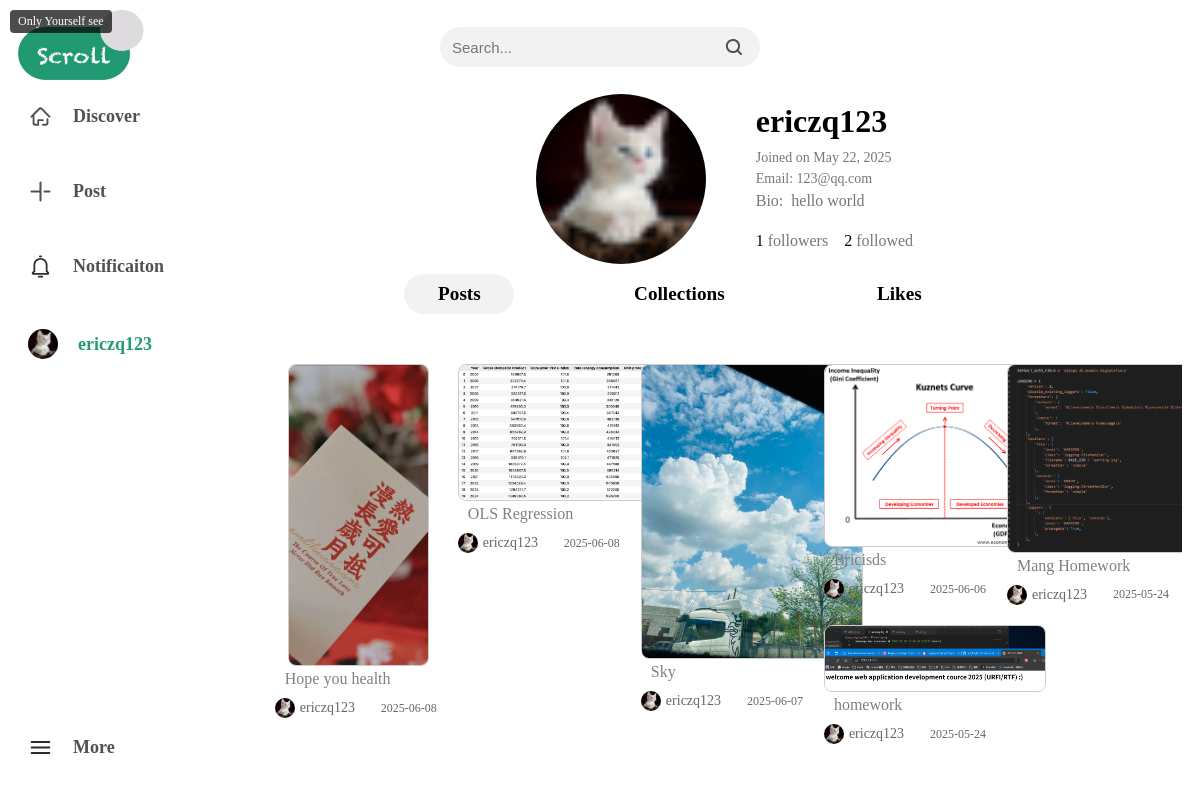
The app's page /profile (signed in) with its own data.
### scroll_app/models/models.py (models this page shows, shortened)
class CustomUser(AbstractUser):
    user_id = models.AutoField(primary_key=True)  # UserID
    email = models.EmailField(unique=True)       # Email
    avatar = models.ImageField(upload_to='avatars/', blank=True,null=True, default='avatars/user.png')  # avatar
    bio = models.TextField(blank=True, null=True)  # user bio
    USERNAME_FIELD = 'email'  # use email as username
    REQUIRED_FIELDS = ['username']  # require username field
    groups = models.ManyToManyField(
        Group,
        verbose_name='groups',
        blank=True,
        help_text='The groups this user belongs to.',
        related_name='customuser_set',  # define related_name for groups
        related_query_name='customuser',
    )
    user_permissions = models.ManyToManyField(
        Permission,
        verbose_name='user permissions',
        blank=True,
        help_text='Specific permissions for this user.',
        related_name='customuser_set',  # define related_name for user_permissions
        related_query_name='customuser',
    )

class Post(models.Model):
    post_id = models.AutoField(primary_key=True)  # Post ID
    title = models.CharField(max_length=100)  # title
    content = models.TextField()  # content
    author = models.ForeignKey(CustomUser, on_delete=models.CASCADE, related_name='posts')  # author
    is_public = models.BooleanField(default=True)  # is public
    is_commentable = models.BooleanField(default=True)  # is commentable
    created_at = models.DateTimeField(auto_now_add=True)  # created time
    updated_at = models.DateTimeField(auto_now=True)  # updated time

class PostImage(models.Model):
    post = models.ForeignKey(Post, related_name='images', on_delete=models.CASCADE)
    image = models.ImageField(
        upload_to=user_directory_path,
        blank=True,
        null=True)

### scroll_app/views/views.py (the view)
# urls.py: path('profile', views.profile_view, name='profile'),
@login_required
def profile_view(request):
    follows = flowsUser.objects.filter(follower=request.user).count()
    followed = flowsUser.objects.filter(following=request.user).count()
    posts = Post.objects.filter(author=request.user).order_by('-created_at')
    post_likes = LikesPost.objects.filter(user=request.user).order_by('-created_at')
    post_collects = CollectPost.objects.filter(user=request.user).order_by('-created_at')
    return render(request, 'profile.html', {'user': request.user,
                                            'follows': follows, 'followed': followed,
                                             'posts': posts,
                                             'post_likes': post_likes, 'post_collects': post_collects})

### templates/profile.html (shortened to what this page needs)
{% extends 'base.html' %}
{% load static %}
{% block profile_content %}
<div id="user_account_home">
    <div id="user_account_home_header">
        <img src="{{ user.avatar.url }}" alt="user-image">
        <div id="user_account_home_header_info">
            <h1>{{ user.username }}</h1>
            <p>Joined on {{ user.date_joined|date:"F d, Y" }}</p>
            <P>Email:<span>&nbsp;{{ user.email }}</span></P>
            <div id="user_account_home_header_info_bio"><span>Bio:&nbsp;&nbsp;</span>{{ user.bio }}</div>
            <p><span>{{follows}}&nbsp;</span></span><a href="">followers</a><span>&nbsp;&nbsp;&nbsp;&nbsp;{{followed}}&nbsp;</span><a href="">followed</a></p>
        </div>
    </div>
    <div id="home-content-menu">
            <a id="home-content-menu-posts" style="background-color: #f2f2f2;" href="#">Posts</a>
            <a id="home-content-menu-collections" href="#">Collections</a>
            <a id="home-content-menu-likes" href="#">Likes</a>
    </div>
    <div id="home-content">
        <div id="home-content-posts">
            <div id="masonry-container">
                {% for post in posts %}
                <div class="post-item">
                    <div id="post-links" class="post-images">
                        {% with first_image=post.images.all|first %}
                            {% if first_image %}
                            <a href="{% url 'post_detail' post_id=post.post_id%}">
                                <img src="{{ first_image.image.url }}" alt="{{ post.title }}">
                                {% if not post.is_public %}
                                <div class="tooltip">
                                    Only Yourself see
                                </div>
                                {% endif %}
                            </a>
                            {% else %}
                                <p>No image available</p>
                            {% endif %}
                        {% endwith %}
                    </div>
                    <p>{{ post.title|truncatechars:30 }}</p>
                    <div class="post-info">
                        <img src="{{ post.author.avatar.url }}" alt="{{ post.author.username }}">
                        <span>{{ post.author.username }}</span>
                        <span>{{ post.created_at|date:"Y-m-d" }}</span>
                    </div>
                </div>
                {% empty %}
                <p>No sent posts available.</p>
                {% endfor %}
            </div>
        </div>
    </div>
</div>
{% endblock %}

### templates/nav.html (shortened to what this page needs)
{% load static %}
<div class="nav_container">
    <ul>
        <li class="nav-item" data-url="{% url 'home' %}">
                    <img src="{% static 'img/logo/discover.svg' %}" alt="Discover">
                    <span>Discover</span>
                </li>
        <li class="nav-item" data-url="{% if request.user.is_authenticated %}{% url 'sendPost' %}{% else %}{% url 'login' %}{% endif %}">
                    <img src="{% static 'img/logo/post.svg' %}" alt="post">
                    <span>Post</span>
                </li>
        <li class="nav-item" data-url="{% if request.user.is_authenticated %}{% url 'notification' %}{% else %}{% url 'login' %}{% endif %}"><img src="{% static 'img/logo/notificaiton.svg' %}" alt="notificaiton">
                    <span>Notificaiton</span>
                </li>
         {% if user.is_authenticated %}
         <li class="nav-item" data-url="{% url 'profile' %}">
                     {% if user.avatar != None %}
                        <img id="account_icon" src="{{ user.avatar.url }}" alt="account">
                     {% else %}
                        <img id="account_icon" src="{% static 'img/logo/user.png' %}" alt="account">
                     {% endif %}
                    <span style="color: #259A75;" >{{ user.username }}</span>
                </li>
         {% else %}
        <li class="nav-item" id="login_li" data-url="{% url 'login' %}">
                    <span style="color: white;">Login</span>
                </li>
        {% endif %}
        <li class="nav-item" id="more_li"><a id="more_icon" href="#">
            <img src="{% static 'img/logo/more.svg' %}" alt="more">
                    <span>More</span>
        </a></li>
    </ul>
</div>

### templates/nav.html (style rules this page uses)
.nav_container { height: 100%; width: 85%; z-index: 1; }
.nav_container ul { list-style: none; margin: 0; padding: 0; }
.nav_container li { margin-bottom: 30px; border-radius: 50px; padding: 10px; display: flex; align-items: center; }
.nav_container li img { height: 25px; width: 25px; margin-right: 20px; }
.nav_container ul li a { text-decoration: none; display: flex; align-items: center; }
.nav_container li span { font-size: 18px; font-weight: bolder; color: #515151; }
#account_icon { width: 30px; height: 30px; margin-right: 20px; border-radius: 50%; }
#more_li { position: fixed; bottom: 0px; width: 200px; }

### templates/profile.html (style rules this page uses)
#user_account_home { width: 100%; overflow: auto; }
#user_account_home_header { display: flex; justify-content: center; align-items: center; }
#user_account_home_header img { width: 170px; height: 170px; border-radius: 50%; }
#user_account_home_header_info { margin-left: 50px; }
#user_account_home_header_info h1 { margin: 0px; margin-bottom: 10px; }
#user_account_home_header_info p { color: #777; margin: 0px; margin-bottom: 5px; font-size: 14px; }
#user_account_home_header_info_bio { height: 30px; overflow: hidden; text-align: justify; margin-bottom: 10px; color: #777; }
#user_account_home_header_info p:last-child { font-size: 16px; color: black; }
#user_account_home_header_info a { color: #777; text-decoration: none; }
#home-content { margin-top: 50px; }
#home-content-menu { display: flex; justify-content: center; align-items: center; margin-top: 10px; }
#home-content-menu a { margin: 0 10px; color: black; text-decoration: none; font-size: larger; font-weight: bold; width: 110px; height: 40px; display: flex; justify-content: center; align-items: center; margin-right: 100px; border-radius: 40px; background-color: white; }
#home-content-posts { display: block; }
#masonry-container { margin: 0 auto; max-width: 1200px; }
.post-item { width: calc(20% - 16px); float: left; margin-bottom: 20px; padding: 0 8px; }
.post-images { text-align: center; }
.post-images img { border: 1px solid #ccc; max-width:220px; width: auto; object-fit: contain; height: auto; max-height: 300px; border-radius: 8px; }
.post-item p { margin: 0px; margin-bottom: 10px; margin-left: 10px; color: gray; }
.post-info { display: flex; align-items: center; justify-content: center; }
.post-info img { width: 20px; height: 20px; border-radius: 50%; margin-right: 5px; }
.post-info span { color: #666; font-size: 14px; }
.post-info span:last-child { color: #666; font-size: 12px; margin-left: auto; margin-right: 5px; }
.tooltip { position: absolute; top: 10px; left: 10px; background: rgba(0, 0, 0, 0.7); color: white; padding: 4px 8px; border-radius: 4px; font-size: 12px; display: block; }

### records on screen
CustomUser: avatar (picture), username "ericzq123", date_joined "May 22, 2025", email "123@qq.com", bio "hello world"
Post: images.image (picture), is_public "Only Yourself see", title "Hope you health", author.avatar (picture), author.username "ericzq123", created_at "2025-06-08"
Post: images.image (picture), title "OLS Regression", author.avatar (picture), author.username "ericzq123", created_at "2025-06-08"
Post: images.image (picture), title "Sky", author.avatar (picture), author.username "ericzq123", created_at "2025-06-07"
Post: images.image (picture), title "Bricisds", author.avatar (picture), author.username "ericzq123", created_at "2025-06-06"
Post: images.image (picture), title "Mang Homework", author.avatar (picture), author.username "ericzq123", created_at "2025-05-24"
Post: images.image (picture), title "homework", author.avatar (picture), author.username "ericzq123", created_at "2025-05-24"

### other values on screen
{{ follows }} "1"
{{ followed }} "2"
